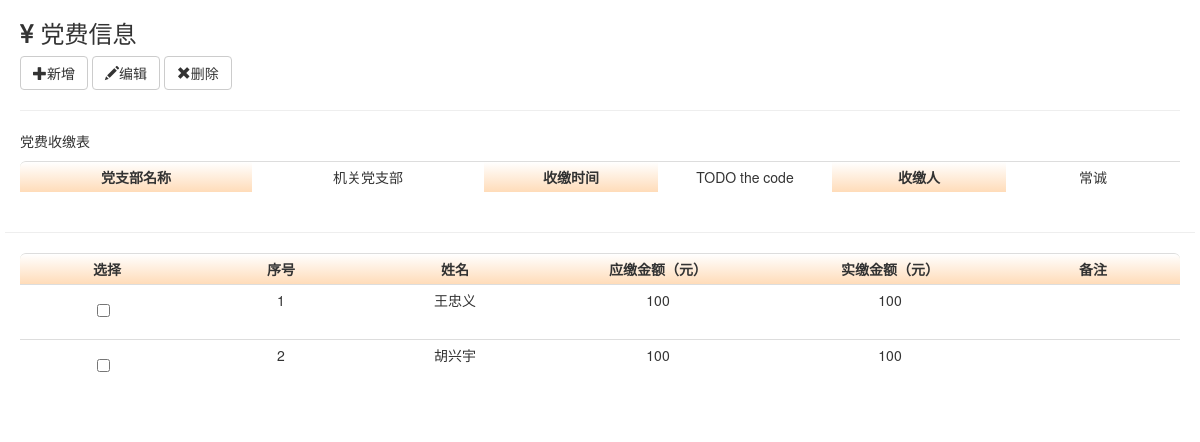
Screenshot of /feeinfo.php?branch=机关党支部 (signed in) with the database file from the repository.
### tables this page shows
CREATE TABLE `payment` (
  `id` int(11) NOT NULL COMMENT '序号',
  `name` varchar(20) NOT NULL COMMENT '姓名',
  `branch` varchar(20) NOT NULL COMMENT '支部名称',
  `request` int(11) DEFAULT NULL COMMENT '应缴',
  `paid` int(11) NOT NULL DEFAULT '0' COMMENT '实缴',
  `pay_year` varchar(20) NOT NULL COMMENT '缴费周期',
  `pay_month` varchar(20) NOT NULL COMMENT '缴费周期月',
  `remark` text
);

### feeinfo.php (the view, shortened to what this page needs)
<!DOCTYPE HTML PUBLIC "-//W3C//DTD HTML 4.01//EN" "http://www.w3.org/TR/html4/strict.dtd">
<html>
<head>
    <link rel="stylesheet" href="./fonts/font-awesome/css/font-awesome.min.css">
    <link href="./css/bootstrap.css" rel="stylesheet">
    <link href="./css/bootstrap-treeview.css" rel="stylesheet">
</head>
<body>
<div id="container">
    <div id="content">
        <h3><i class="fa fa-cny"></i>&nbsp;党费信息</h3>
        <div class="col-md-12">
            <div class="row">
                <button type="button" class="btn btn-default">
                    <span class="glyphicon glyphicon-plus" aria-hidden="true"></span>新增
                </button>
                <button type="button" class="btn btn-default">
                    <span class="glyphicon glyphicon-pencil" aria-hidden="true"></span>编辑
                </button>
                <button type="button" class="btn btn-default">
                    <span class="glyphicon glyphicon-remove" aria-hidden="true"></span>删除
                </button>
            </div>
        </div>
        <?php
            $branch = isset($_GET['branch']) ? $_GET['branch'] : NULL;
            require_once 'db_login.php';
            $conn = new mysqli($db_hostname, $db_username, $db_password, $db_database);
            mysqli_set_charset($conn, 'utf8');
            $query = "select * FROM payment WHERE `branch` = '" . $branch . "'";
            $result = $conn->query($query);
        ?>
        <div class="row">
            <div class="col-md-12">
                <hr>
                <p>党费收缴表</p>
                <table class="table table-condensed" align="center">
                    <tr>
                        <th class="warning" width="20%">党支部名称</th>
                        <td width="20%"><?php echo $branch?></td>
                        <th class="warning" width="15%">收缴时间</th>
                        <td width="15%">TODO the code</td>
                        <th class="warning" width="15%">收缴人</th>
                        <td width="15%">常诚</td>
                    </tr>
                </table>
                <div class="row">
                    <hr>
                    <div class="col-md-12">
                        <table class="table table-condensed" align="center">
                            <tr class="warning">
                                <th width="15%">选择</th>
                                <th width="15%">序号</th>
                                <th width="15%">姓名</th>
                                <th width="20%">应缴金额（元）</th>
                                <th width="20%">实缴金额（元）</th>
                                <th width="15%">备注</th>
                            </tr>
                            <?php
                                $index = 1;
                                while ($rows = $result->fetch_array()){
                                echo <<<TABLE
                                    <tr>
                                        <td>
                                            <div class="checkbox">
                                                <label>
                                                    <input type="checkbox" value="">
                                                </label>
                                            </div>
                                        </td>
                                        <td>$index</td>
                                        <td>{$rows['name']}</td>
                                        <td>{$rows['request']}</td>
                                        <td>{$rows['paid']}</td>
                                        <td>{$rows['remark']}</td>
                                    </tr>
TABLE;
                                    $index++;
                                }
                            ?>
                        </table>
                    </div>
                </div>
            </div>
        </div>
    </div>
</div>
</body>
</html>

### feeinfo.php (style rules this page uses)
#content { float: center; margin-left: 20px; margin-right: 20px; }
table { border-collapse: separate; *border-collapse: collapse; border-spacing: 0; }
th { padding: 10px; text-align: center; background-color: #FF9999; background: -ms-linear-gradient(top, #fff, #ffdcb9); background:-moz-linear-gradient(top,#b8c4cb,#f6f6f8); background:-webkit-gradient(linear, 0% 0%, 0% 100%,from(#b8c4cb), to(#f6f6f8)); background: -webkit-gradient(linear, 0% 0%, 0% 100%, from(#fff), to(#ffdcb9)); background: -webkit-linear-gradient(top, #fff, #ffdcb9); background: -o-linear-gradient(top, #fff, #ffdcb9); }
td { text-align: center; }
th:first-child { border-radius: 6px 0 0 0; }
th:last-child { border-radius: 0 6px 0 0; }
tr:last-child td:first-child { border-radius: 0 0 0 6px; }
tr:last-child td:last-child { border-radius: 0 0 6px 0; }

### rows the page displays
payment: name "王忠义", request "100", paid "100"
payment: name "胡兴宇", request "100", paid "100"

### other values shown
$branch "机关党支部"
